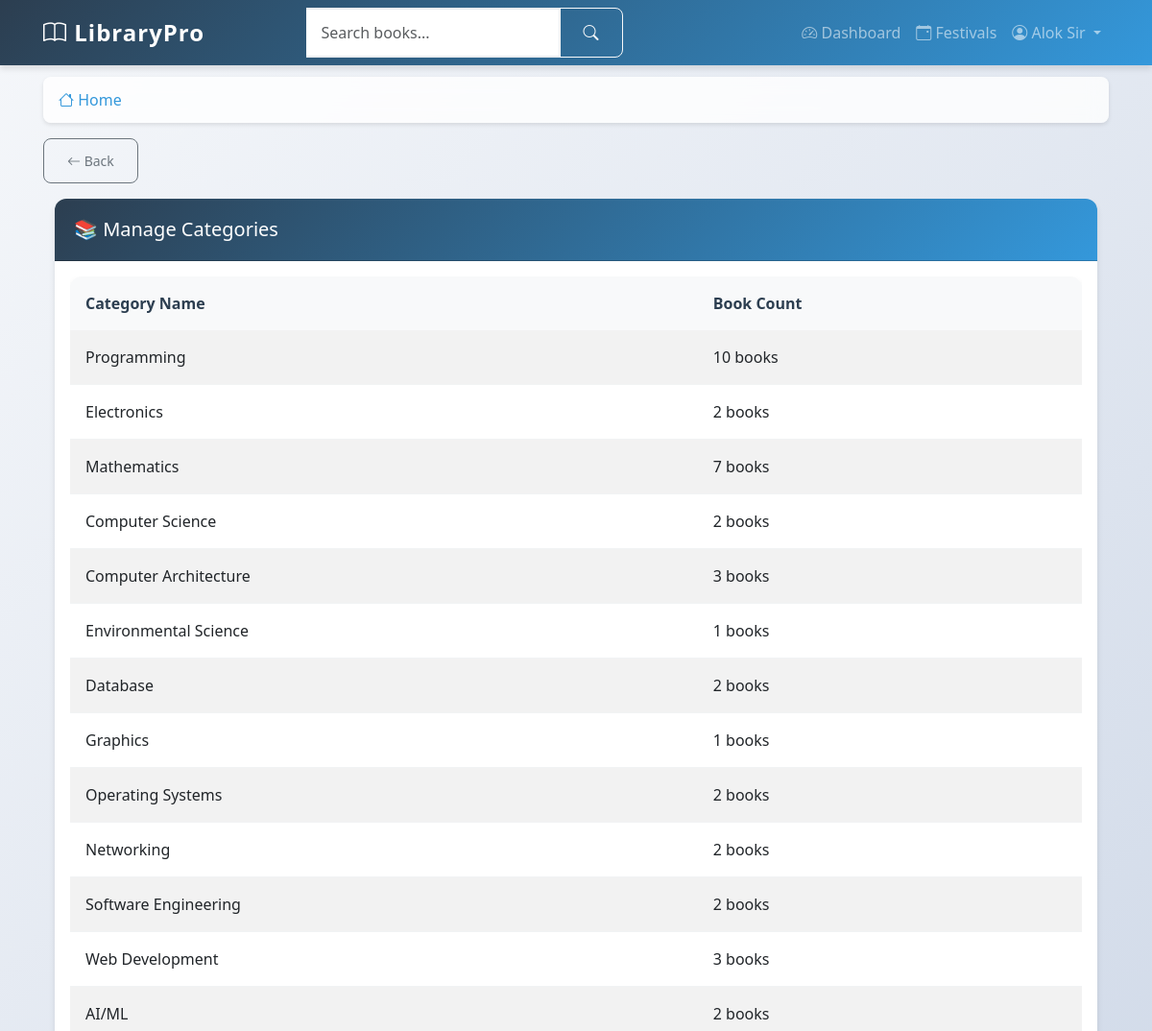
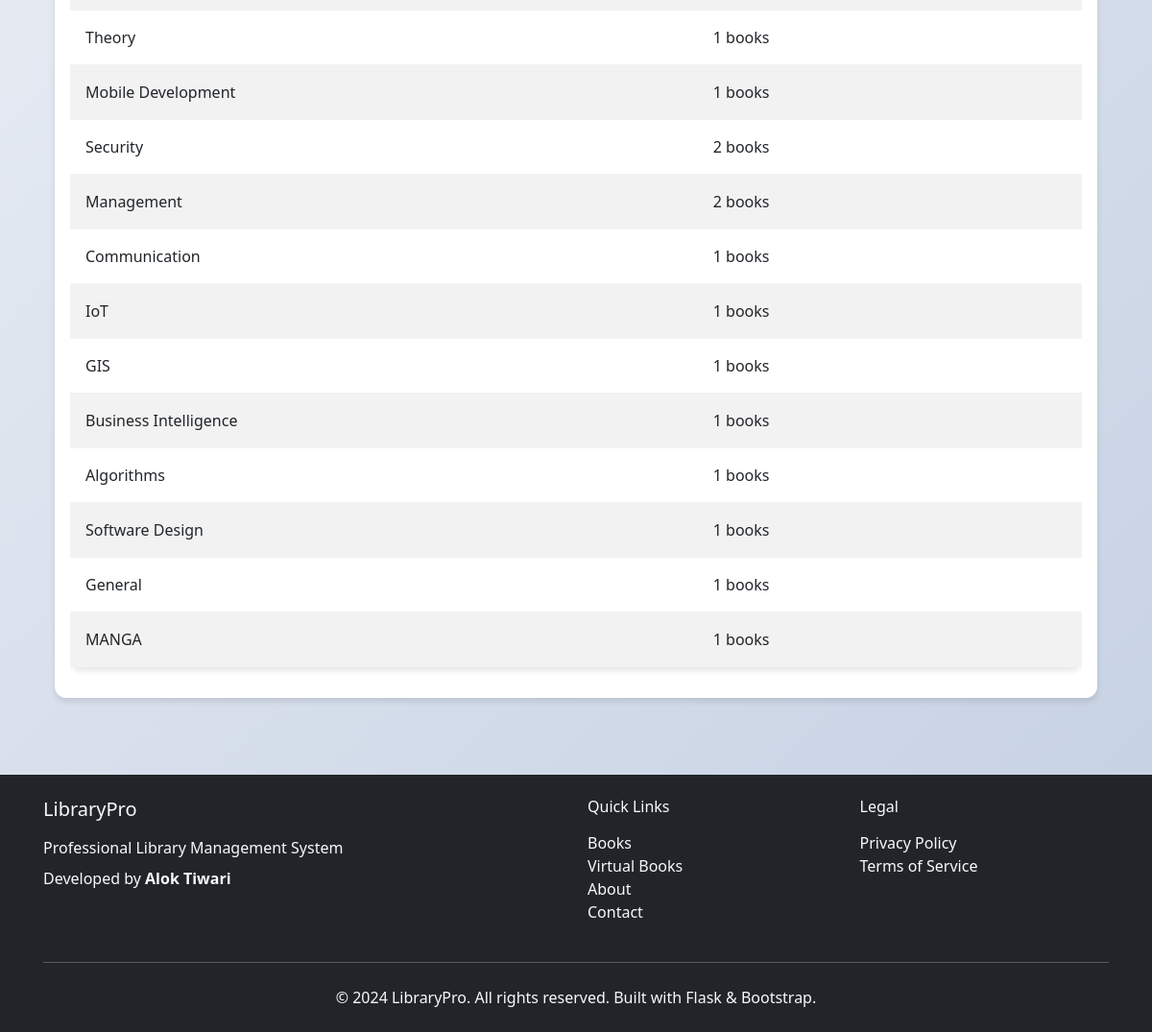
The app's page /manage-categories (signed in) with its own data (2 pictures, top to bottom).
### app/models.py (models this page shows, shortened)
class User(UserMixin, db.Model):
    id = db.Column(db.Integer, primary_key=True)
    prn_number = db.Column(db.String(20), unique=True, nullable=False)
    username = db.Column(db.String(80), unique=True, nullable=False)
    email = db.Column(db.String(120), unique=True, nullable=False)
    name = db.Column(db.String(100), nullable=False)
    mother_name = db.Column(db.String(100), nullable=False)
    dob = db.Column(db.String(10), nullable=False)  # Format: DDMMYYYY
    phone = db.Column(db.String(15), nullable=True)
    address = db.Column(db.Text, nullable=True)
    password_hash = db.Column(db.String(255), nullable=False)
    role = db.Column(db.String(20), nullable=False, default='student')
    year = db.Column(db.String(10), nullable=True)  # 1st, 2nd, 3rd, 4th, 5th
    course = db.Column(db.String(50), nullable=True)  # BSC IT, BSC CS, etc.
    total_books_borrowed = db.Column(db.Integer, default=0)
    total_extension_requests = db.Column(db.Integer, default=0)
    library_hours_this_month = db.Column(db.Float, default=0.0)
    library_hours_this_year = db.Column(db.Float, default=0.0)
    created_at = db.Column(db.DateTime, default=datetime.utcnow)
    updated_at = db.Column(db.DateTime, default=datetime.utcnow, onupdate=datetime.utcnow)
    loans = db.relationship('Loan', backref='borrower', lazy='dynamic')
    library_sessions = db.relationship('LibrarySession', backref='user', lazy='dynamic')

class Book(db.Model):
    id = db.Column(db.Integer, primary_key=True)
    title = db.Column(db.String(200), nullable=False)
    author = db.Column(db.String(100), nullable=False)
    category = db.Column(db.String(50), nullable=False, default='General')
    semester = db.Column(db.String(20), nullable=True)
    course = db.Column(db.String(50), nullable=True)
    isbn = db.Column(db.String(20), nullable=True)
    thumbnail = db.Column(db.String(500), nullable=True)
    copies_total = db.Column(db.Integer, nullable=False, default=1)
    copies_available = db.Column(db.Integer, nullable=False, default=1)
    is_new_book = db.Column(db.Boolean, nullable=False, default=True)
    new_book_expires = db.Column(db.DateTime, nullable=True)
    is_prebooking = db.Column(db.Boolean, nullable=False, default=False)
    prebooking_starts = db.Column(db.DateTime, nullable=True)
    prebooking_slots = db.Column(db.Integer, nullable=False, default=0)
    prebooking_taken = db.Column(db.Integer, nullable=False, default=0)
    is_virtual = db.Column(db.Boolean, nullable=False, default=False)
    pdf_file_path = db.Column(db.String(500), nullable=True)
    virtual_price = db.Column(db.Float, nullable=True, default=0.0)  # Free to read
    download_price = db.Column(db.Float, nullable=True, default=11.0)  # ₹11 to download
    created_at = db.Column(db.DateTime, default=datetime.utcnow)
    loans = db.relationship('Loan', backref='book', lazy='dynamic')

### app/main/routes.py (the view)
@bp.route('/manage-categories')
@login_required
def manage_categories():
    if current_user.role != 'admin':
        flash('Access denied.', 'danger')
        return redirect(url_for('main.dashboard'))
    categories = db.session.query(Book.category).distinct().all()
    categories = [cat[0] for cat in categories if cat[0]]
    category_counts = {}
    for category in categories:
        category_counts[category] = Book.query.filter_by(category=category).count()
    return render_template('main/manage_categories.html', title='Manage Categories',
                         categories=categories, category_counts=category_counts)

### app/__init__.py (called while the page is built)
def create_app():
    app = Flask(__name__)
    app.config.from_object(Config)
    db.init_app(app)
    migrate.init_app(app, db)
    login.init_app(app)
    login.login_view = 'auth.student_login'
    login.login_message = 'Please log in to access this page.'
    login.login_message_category = 'info'
    from app.auth import bp as auth_bp
    app.register_blueprint(auth_bp, url_prefix='/auth')
    from app.main import bp as main_bp
    app.register_blueprint(main_bp)
    from app.models import User
    @login.user_loader
    def load_user(user_id):
        return User.query.get(int(user_id))
    return app

### app/templates/main/manage_categories.html
{% extends "base.html" %}
{% block content %}
<div class="container-fluid">
    <div class="row">
        <div class="col-12">
            <div class="card">
                <div class="card-header">
                    <h5 class="mb-0">📚 Manage Categories</h5>
                </div>
                <div class="card-body">
                    <div class="table-responsive">
                        <table class="table table-striped">
                            <thead>
                                <tr>
                                    <th>Category Name</th>
                                    <th>Book Count</th>
                                </tr>
                            </thead>
                            <tbody>
                                {% for category in categories %}
                                <tr>
                                    <td>{{ category }}</td>
                                    <td>{{ category_counts[category] }} books</td>
                                </tr>
                                {% endfor %}
                            </tbody>
                        </table>
                    </div>
                </div>
            </div>
        </div>
    </div>
</div>
{% endblock %}

### app/templates/base.html (shortened to what this page needs)
<!DOCTYPE html>
<html lang="en">
<head>
    <link href="https://cdn.jsdelivr.net/npm/bootstrap@5.3.0/dist/css/bootstrap.min.css" rel="stylesheet">
    <link rel="stylesheet" href="https://cdn.jsdelivr.net/npm/bootstrap-icons@1.10.0/font/bootstrap-icons.css">
    <link rel="stylesheet" href="{{ url_for('static', filename='css/style.css') }}">
    <link rel="stylesheet" href="{{ url_for('static', filename='css/modern.css') }}">
</head>
<body>
    <nav class="navbar navbar-expand-lg navbar-dark bg-primary fixed-top">
        <div class="container">
            <a class="navbar-brand fw-bold" href="{{ url_for('main.index') }}">
                <i class="bi bi-book"></i> LibraryPro
            </a>
            <div class="collapse navbar-collapse" id="navbarNav">
                {% if current_user.is_authenticated %}
                <form class="d-flex mx-auto" method="GET" action="{{ url_for('main.search') }}">
                    <div class="input-group">
                        <input class="form-control" type="search" name="q" placeholder="Search books..."
                               value="{{ request.args.get('q', '') }}">
                        <button class="btn btn-outline-light" type="submit">
                            <i class="bi bi-search"></i>
                        </button>
                    </div>
                </form>
                <ul class="navbar-nav ms-auto">
                    <li class="nav-item">
                        <a class="nav-link" href="{{ url_for('main.dashboard') }}">
                            <i class="bi bi-speedometer2"></i> Dashboard
                        </a>
                    </li>
                    <li class="nav-item">
                        <a class="nav-link" href="{{ url_for('main.festivals') }}">
                            <i class="bi bi-calendar-event"></i> Festivals
                        </a>
                    </li>
                    <li class="nav-item dropdown">
                        <a class="nav-link dropdown-toggle" href="#" role="button" data-bs-toggle="dropdown">
                            <i class="bi bi-person-circle"></i> {{ current_user.name }}
                        </a>
                    </li>
                </ul>
                {% endif %}
            </div>
        </div>
    </nav>
    <main class="main-content">
        <div class="container">
            {% if current_user.is_authenticated %}
            <nav aria-label="breadcrumb" class="mb-3">
                <ol class="breadcrumb">
                    <li class="breadcrumb-item">
                        <a href="{{ url_for('main.index') }}"><i class="bi bi-house"></i> Home</a>
                    </li>
                </ol>
            </nav>
            {% endif %}
            {% if current_user.is_authenticated and request.endpoint not in ['main.index', 'main.dashboard', 'main.student_dashboard', 'main.admin_dashboard'] %}
            <div class="mb-3">
                <button onclick="goBack()" class="btn btn-outline-secondary btn-sm">
                    <i class="bi bi-arrow-left"></i> Back
                </button>
            </div>
            {% endif %}
            {% block content %}{% endblock %}
        </div>
    </main>
    <footer class="bg-dark text-light py-4 mt-5">
        <div class="container">
            <div class="row">
                <div class="col-md-6">
                    <h5 class="mb-3">LibraryPro</h5>
                    <p class="mb-2">Professional Library Management System</p>
                    <p class="mb-0">Developed by <strong>Alok Tiwari</strong></p>
                </div>
                <div class="col-md-3">
                    <h6 class="mb-3">Quick Links</h6>
                    <ul class="list-unstyled">
                        <li><a href="{{ url_for('main.books_categories') }}" class="text-light text-decoration-none">Books</a></li>
                    <li><a href="{{ url_for('main.virtual_books') }}" class="text-light text-decoration-none">Virtual Books</a></li>
                        <li><a href="{{ url_for('main.about') }}" class="text-light text-decoration-none">About</a></li>
                        <li><a href="{{ url_for('main.contact') }}" class="text-light text-decoration-none">Contact</a></li>
                    </ul>
                </div>
                <div class="col-md-3">
                    <h6 class="mb-3">Legal</h6>
                    <ul class="list-unstyled">
                        <li><a href="{{ url_for('main.privacy') }}" class="text-light text-decoration-none">Privacy Policy</a></li>
                        <li><a href="{{ url_for('main.terms') }}" class="text-light text-decoration-none">Terms of Service</a></li>
                    </ul>
                </div>
            </div>
            <hr class="my-4">
            <div class="text-center">
                <p class="mb-0">&copy; 2024 LibraryPro. All rights reserved. Built with Flask & Bootstrap.</p>
            </div>
        </div>
    </footer>
</body>
</html>

### app/static/css/style.css (style rules this page uses)
:root { --primary-color: #2c3e50; --secondary-color: #3498db; --accent-color: #e74c3c; --success-color: #27ae60; --warning-color: #f39c12; --light-bg: #f8f9fa; --card-shadow: 0 4px 6px rgba(0, 0, 0, 0.1); --hover-shadow: 0 8px 15px rgba(0, 0, 0, 0.2); --border-radius: 12px; }
body { font-family: 'Segoe UI', Tahoma, Geneva, Verdana, sans-serif; background: linear-gradient(135deg, #f5f7fa 0%, #c3cfe2 100%); min-height: 100vh; padding: 0; margin: 0; }
.main-content { padding-top: 80px; padding-bottom: 2rem; min-height: calc(100vh - 200px); }
.container { padding-left: 15px; padding-right: 15px; }
.navbar-brand { font-size: 1.5rem; letter-spacing: 1px; }
.navbar { box-shadow: var(--card-shadow); background: linear-gradient(135deg, var(--primary-color) 0%, var(--secondary-color) 100%) !important; }
.card { border: none; border-radius: var(--border-radius); box-shadow: var(--card-shadow); transition: all 0.3s ease; background: white; }
.card-header { background: linear-gradient(135deg, var(--primary-color) 0%, var(--secondary-color) 100%); color: white; border-radius: var(--border-radius) var(--border-radius) 0 0 !important; padding: 1.25rem; font-weight: 600; }
.form-control { border-radius: 8px; border: 2px solid #e9ecef; padding: 0.75rem 1rem; transition: all 0.3s ease; }
.btn { border-radius: 8px; padding: 0.75rem 1.5rem; font-weight: 500; transition: all 0.3s ease; }
.table { background: white; border-radius: var(--border-radius); overflow: hidden; box-shadow: var(--card-shadow); }
.table thead th { background: var(--light-bg); border: none; font-weight: 600; color: var(--primary-color); padding: 1rem; }
.table tbody td { padding: 1rem; border-color: #f1f3f4; }
.breadcrumb { background: rgba(255, 255, 255, 0.8); border-radius: 8px; padding: 0.75rem 1rem; margin-bottom: 1rem; box-shadow: 0 2px 4px rgba(0, 0, 0, 0.1); backdrop-filter: blur(10px); }
.breadcrumb-item a { color: var(--secondary-color); text-decoration: none; transition: color 0.3s ease; }
.btn-outline-secondary { border-color: #6c757d; color: #6c757d; transition: all 0.3s ease; }
.form-control { border-left: none; border-radius: 0 8px 8px 0; }

### app/static/css/modern.css (style rules this page uses)
:root { --primary: #6366f1; --secondary: #8b5cf6; --success: #10b981; --danger: #ef4444; --warning: #f59e0b; --info: #3b82f6; --dark: #1f2937; --light: #f9fafb; }

### records on screen
User: name "Alok Sir"
Book: category "Electronics", id "2"
Book: category "Mathematics", id "7"
Book: category "Environmental Science", is_new_book "1"
Book: category "Graphics", is_new_book "1"
Book: category "Theory", is_new_book "1"
Book: category "Mobile Development", is_new_book "1"
Book: category "Communication", is_new_book "1"
Book: category "IoT", is_new_book "1"
Book: category "GIS", is_new_book "1"
Book: category "Business Intelligence", is_new_book "1"
Book: category "Algorithms", is_new_book "1"
Book: category "Software Design", is_new_book "1"
Book: category "General", category_counts "1"
Book: category "MANGA", category_counts "1"

### other values on screen
{{ category }} "Programming" "Computer Science" "Computer Architecture" "Database" "Operating Systems" "Networking" "Software Engineering" "Web Development" "AI/ML" "Security" "Management"
{{ category_counts[category] }} "10" "2" "3" "2" "2" "2" "2" "3" "2" "2" "2"
